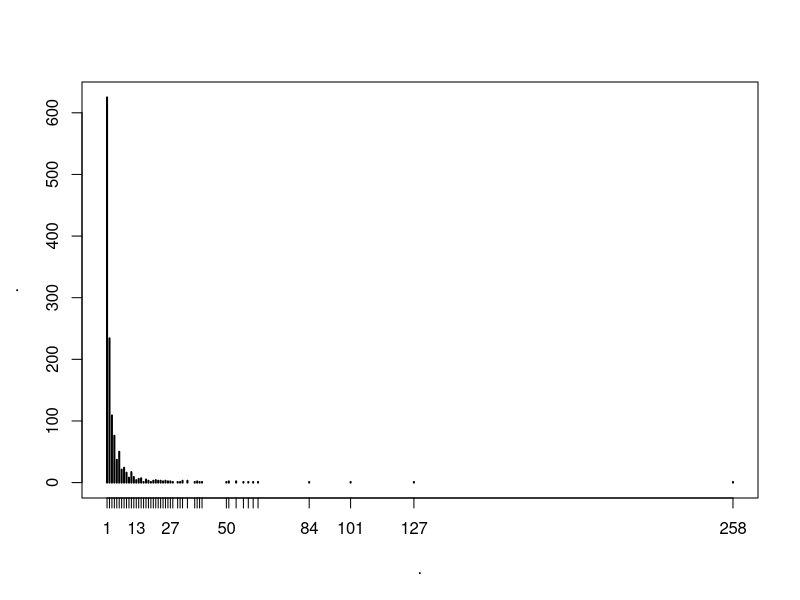
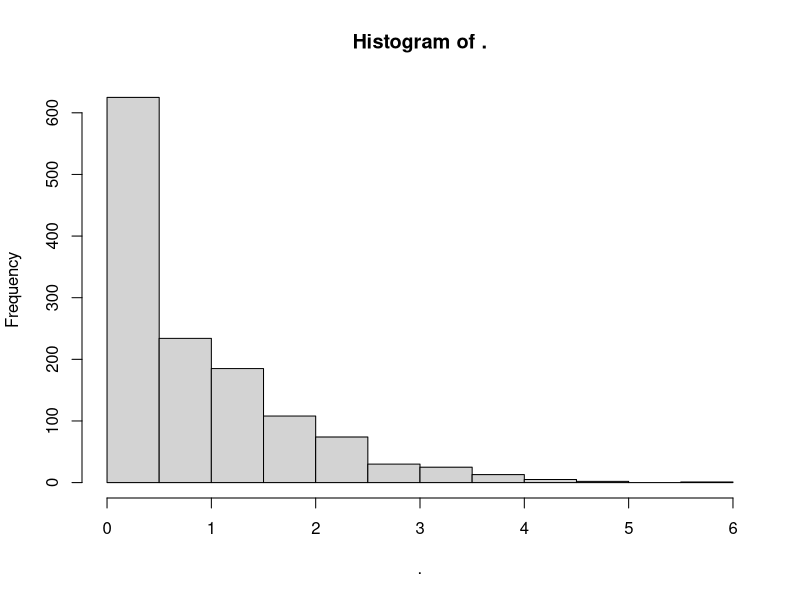
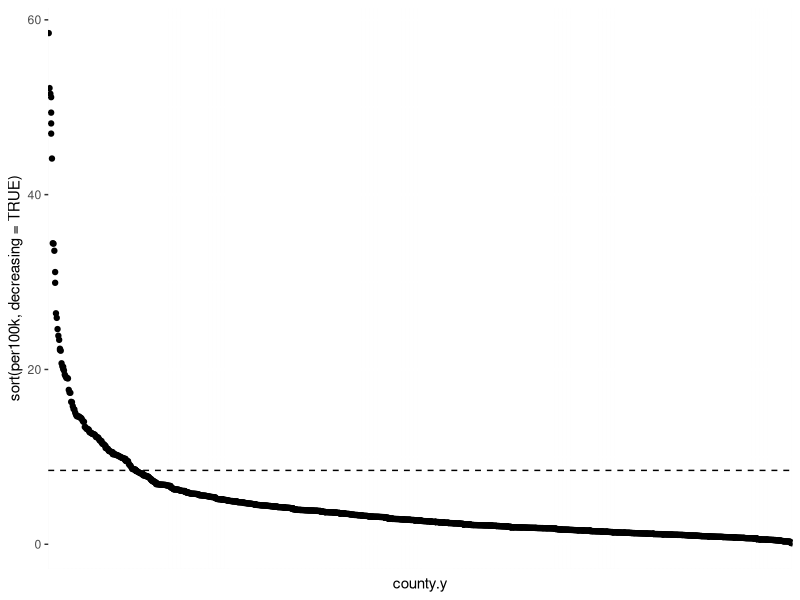
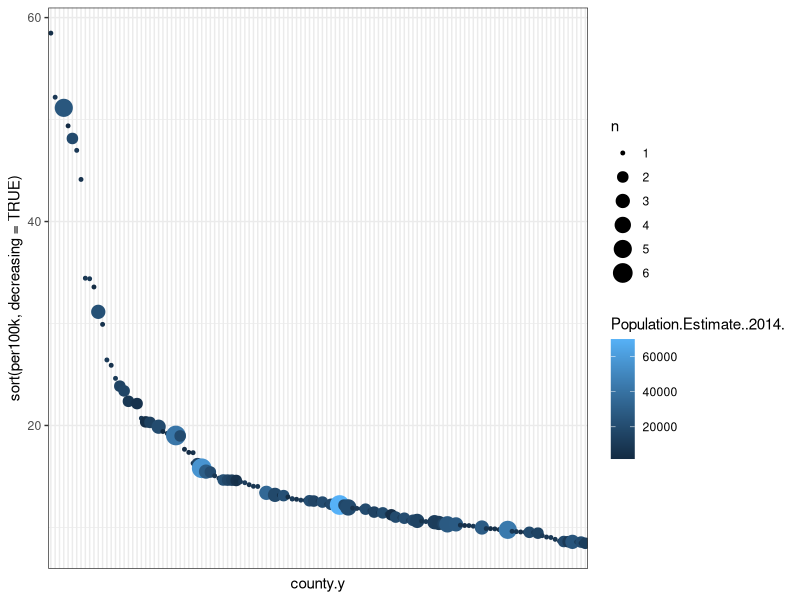
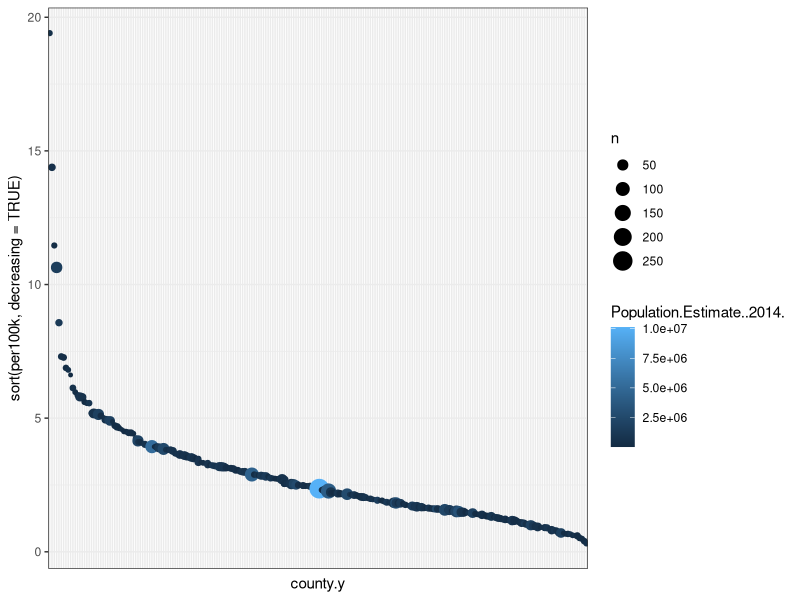
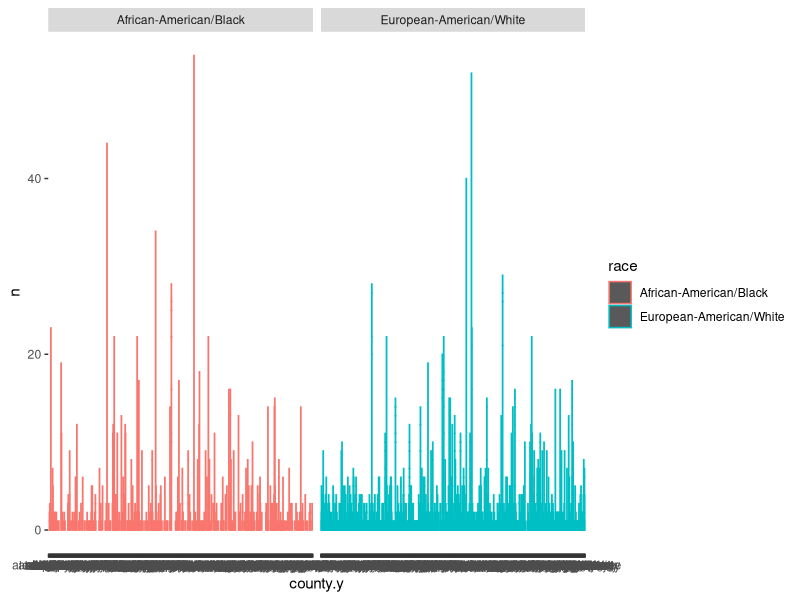
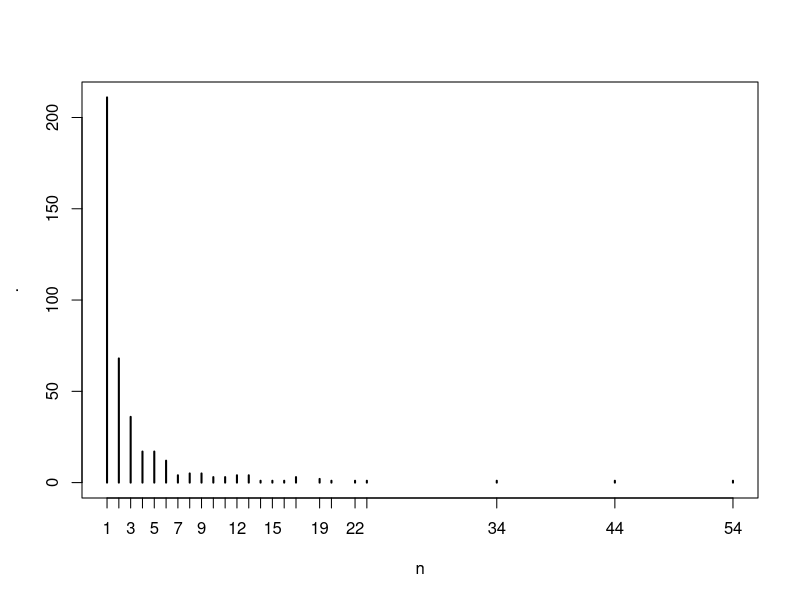
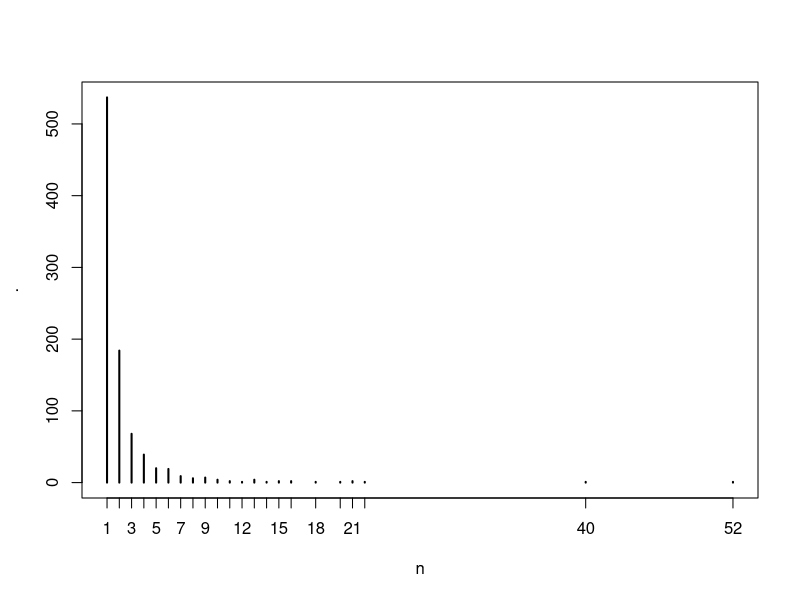

Write the R code that produced these figures, in order.
#########################################
### Analysis, Washington Post Police Data
### R, EDA, County Level 
#########################################

### Set-up
## load packages; attached stuff etc. 
library(dplyr)
library(tidyr)
library(ggplot2)
library(stringi)
setwd("C:/Users/Mike/Dropbox/Random Analysis/wapo project")

## Attach & merge datasets 
# fatal encounters data, clean version
# pre-2013 data isn't very good; exlcude for now 
fdat = read.csv('fdat.csv') %>%
	   filter(year >= 2013) %>%
	   select(-city) %>%
	   mutate(county.state = paste0(county, state))

# NOTE:
# Neeed to decide what to do with strange age values

# county data
cdat = read.csv('cdat.csv') %>%
	   mutate(county.state = paste0(county, state))

# joiuned data; 
# first looking at disparities in counties where shootings do occur
tmp = inner_join(fdat, cdat, 'county.state') %>%
	  mutate(age = as.numeric(as.character(age)))

#####################################################################
# NOTE:  
#Some of these don't match; e.g.,: 
table(fdat$county.state == 'oglala lakotaSD')
table(cdat$county.state == 'oglala lakotaSD')

#e.g.,: 
table(fdat$county.state == 'saint louis cityMO')
table(cdat$county.state == 'saint louis cityMO')


# Lose these 41 individuals in joining 
fdat$county.state[which(!(fdat$county.state %in% cdat$county.state))]

# 0 count counties (+ probably some errors)
cdat$county.state[which(!(cdat$county.state %in% fdat$county.state))]

#######################################################################

### Analysis
## First, some EDA of counties

# 1: count per county 
ct.tmp = tmp %>%
		 group_by(county.y, state.y) %>% 
		 tally() 

# Hmm... this is... difficult 
ct.tmp$n %>% table() %>% plot()
ct.tmp$n %>% log %>% hist
ct.tmp$n %>% quantile(seq(0, 1, .1))

# 2: Let's take a look at some rates
ct.tmp2 = tmp %>%
		  group_by(county.y, state.y, Population.Estimate..2014.) %>%
		  tally() %>%
		  mutate(per100k = (n/Population.Estimate..2014.)*100000) %>%
		  na.omit()

ct.tmp2$per100k %>% quantile(seq(0, 1, .1))

ggplot(ct.tmp2, aes(x = county.y, y = sort(per100k, decreasing = TRUE))) + 
	geom_point() + 
	theme(axis.text.x  = element_blank(),
          axis.ticks.x = element_blank())  +
	# 90% quantile mark 
	geom_hline(yintercept = 8.45, lty = 'dashed') 

# 3: OK, let's take a look at the top 10%
hold = ct.tmp2[which(ct.tmp2$per100k > 8.44),]

# Population size and death counts 
hold$Population.Estimate..2014. %>% summary()
hold$n 							%>% summary()

ggplot(hold, aes(x = county.y, y = sort(per100k, decreasing = TRUE), 
				 size = n, color = Population.Estimate..2014.)) + 
	geom_point() + 
	theme_bw() +
	theme(axis.text.x  = element_blank(),
          axis.ticks.x = element_blank())  
	
# 4: Let's look at abitary cutoff (n.deaths = 5; slightly above 80% threshold)
ct.tmp3 = tmp %>%
		  group_by(county.y, state.y, Population.Estimate..2014.) %>%
		  tally() %>%
		  filter(n >= 5) %>%
		  mutate(per100k = (n/Population.Estimate..2014.)*100000) %>%
		  na.omit()

nrow(ct.tmp3)
ct.tmp3$per100k %>% quantile(seq(0, 1, .1))

ggplot(ct.tmp3, aes(x = county.y, y = sort(per100k, decreasing = TRUE), 
				 size = n, color = Population.Estimate..2014.)) + 
	geom_point() + 
	theme_bw() +
	theme(axis.text.x  = element_blank(),
          axis.ticks.x = element_blank()) 

# Second, let's take a look at Black/White disparites
# 1: count per county 
bw.ct.tmp = tmp %>%
		    filter(race %in% c('African-American/Black', 
		   					   'European-American/White')) %>% 
		    group_by(county.y, state.y, race) %>% 
		    tally() 

# Some mostly usless plots 
ggplot(bw.ct.tmp, aes(x = county.y, y = n, group = race, colour = race)) +
	geom_bar(stat = 'identity') +
	facet_grid(.~race)

bw.ct.tmp %>% 
filter(race == 'African-American/Black') %>% 
ungroup() %>% 
select(n) %>% 
table() %>% 
plot()

bw.ct.tmp %>% 
filter(race == 'European-American/White') %>% 
ungroup() %>% 
select(n) %>% 
table() %>% 
plot()

hold1 = bw.ct.tmp %>% filter(race == 'African-American/Black')
quantile(hold1$n, seq(0, 1, .1))

hold2 = bw.ct.tmp %>% filter(race == 'European-American/White')
quantile(hold2$n, seq(0, 1, .1))

# 2: Let's take a look at some rates
bw.ct.tmp2 = tmp %>%
		     group_by(county.y, state.y, race, 
		    		  Population.Black.Afr.Am.Non.Hisp.Lat..2013.,
		    		  Population.White.Non.Hisp.Latino..2013.) %>%
		     filter(race %in% c('African-American/Black', 'European-American/White')) %>%
		     tally() %>%
		     mutate(per100k = ifelse(race == 'African-American/Black',	
				  				 			 (n/Population.Black.Afr.Am.Non.Hisp.Lat..2013.)*100000,
				  			  ifelse(race == 'European-American/White', 
				  			 				 (n/Population.White.Non.Hisp.Latino..2013.)    *100000, -100))
				  	) %>%
		    na.omit()

# Some visuals
hold1 = bw.ct.tmp2 %>% filter(race == 'African-American/Black')
quantile(hold1$per100k, seq(0, 1, .1))

hold2 = bw.ct.tmp2 %>% filter(race == 'European-American/White')
quantile(hold2$per100k, seq(0, 1, .1))

hist(log(hold1$per100k))
hist(log(hold2$per100k))

#Uh... let's look at the huge rates for Blacks 
# Very low black population places + low n deaths
hold1 %>% filter(per100k >= 300)

# and high death rates in generaly are ...
# omg google 'jim hogg county'
bw.ct.tmp2 %>% filter(per100k >= 300)

#Filtering these high but low/low places for clarity
bw.ct.tmp22 = bw.ct.tmp2 %>% 
			  filter(per100k <= 300)

ggplot(bw.ct.tmp22, aes(x = county.y, y = sort(per100k, decreasing = TRUE))) +
	geom_point() + 
	theme(axis.text.x  = element_blank(),
          axis.ticks.x = element_blank())  +
	facet_grid(.~race) 


# K, lets look at disparites
bw.ct.tmp3 = bw.ct.tmp2 %>%
			 ungroup() %>%
			 group_by(county.y, state.y) %>%
			 mutate(perdiff = lag(per100k) - per100k)

# And describe
summary(bw.ct.tmp3$perdiff)

quantile(bw.ct.tmp3$perdiff, seq(0, 1, .1), na.rm = TRUE)

# Largest disparities (90%)
hold3 = bw.ct.tmp3 %>% 
		filter(perdiff >= 19) %>%
		select(county.y, state.y)

# Yeah... sort of a spread problem
# e.g.,: 
bw.ct.tmp2 %>% filter(county.y == 'atascosa' & state.y  == 'TX')
bw.ct.tmp2 %>% filter(county.y == 'clackamas' & state.y  == 'OR')
bw.ct.tmp2 %>% filter(county.y == 'stanislaus' & state.y  == 'CA')

# So, let's see how things shake out when we use an arbitary population cutoff 
quantile(tmp$Population.Black.Afr.Am.Non.Hisp.Lat..2013, seq(0, 1, .1))

# Let's try about 50th and up
bw.ct.tmp4 = bw.ct.tmp2 %>%
			 ungroup() %>%
			 filter(Population.Black.Afr.Am.Non.Hisp.Lat..2013. >= 45000) %>%
			 group_by(county.y, state.y) %>%
			 mutate(perdiff = lag(per100k) - per100k)

# And describe
# much more subtle
summary(bw.ct.tmp4$perdiff)

quantile(bw.ct.tmp4$perdiff, seq(0, 1, .05), na.rm = TRUE)

# Largest disparities (90%) (n = 12)
hold4 = bw.ct.tmp4 %>% 
		filter(perdiff >= 7) %>%
		select(county.y, state.y)

bw.ct.tmp2 %>% filter(county.y == 'alameda' & state.y  == 'CA')
bw.ct.tmp2 %>% filter(county.y == 'baltimore' & state.y  == 'MD')
bw.ct.tmp2 %>% filter(county.y == 'brevard' & state.y  == 'FL')
bw.ct.tmp2 %>% filter(county.y == 'orange' & state.y  == 'CA')
bw.ct.tmp2 %>% filter(county.y == 'harrison' & state.y  == 'MS')
bw.ct.tmp2 %>% filter(county.y == 'san francisco' & state.y  == 'CA')
bw.ct.tmp2 %>% filter(county.y == 'ramsey' & state.y  == 'MN')

# & lets check medium disparity places (~60 - 85) (n = 9)
hold5 = bw.ct.tmp4 %>% 
		filter(perdiff >= 4 & perdiff < 5) %>%
		select(county.y, state.y)

# Some interesting ones for sure; rate changes fairly quickly for blacks
bw.ct.tmp2 %>% filter(county.y == 'allegheny' & state.y  == 'PA')
bw.ct.tmp2 %>% filter(county.y == 'east baton rouge' & state.y  == 'LA')
bw.ct.tmp2 %>% filter(county.y == 'fairfield' & state.y  == 'CT')
bw.ct.tmp2 %>% filter(county.y == 'spartanburg' & state.y  == 'SC')







## Second, Let's take a look at Black/White disparities
## Blacks 
## 1:  count per county 
#b.ct.tmp = tmp %>%
#		   filter(race %in% c('African-American/Black')) %>% 
#		   group_by(county.y, state.y) %>% 
#		   tally() #

## Hmm... this is... difficult 
#b.ct.tmp$n %>% table() %>% plot()
#b.ct.tmp$n %>% log %>% hist
#b.ct.tmp$n %>% quantile(seq(0, 1, .1))#

## 2: Let's take a look at some rates
#b.ct.tmp2 = tmp %>%
#		    group_by(county.y, state.y, Population.Black.Afr.Am.Non.Hisp.Lat..2013.) %>%
#		    filter(race %in% c('African-American/Black')) %>% 
#		    tally() %>%
#		    mutate(per100k = (n/Population.Black.Afr.Am.Non.Hisp.Lat..2013.)*100000) %>%
#		    na.omit()#

#b.ct.tmp2$per100k %>% quantile(seq(0, 1, .1))#

#ggplot(b.ct.tmp2, aes(x = county.y, y = sort(per100k, decreasing = TRUE))) + 
#	geom_point() + 
#	theme(axis.text.x  = element_blank(),
#          axis.ticks.x = element_blank())  +
#	# 90% quantile mark 
#	geom_hline(yintercept = 8.45, lty = 'dashed') #

## Uh... 
#b.ct.tmp2 %>% filter(per100k > 10000)#

## Let's try that again 
#b.ct.tmp2 = b.ct.tmp2 %>% filter(per100k < 300)
#b.ct.tmp2$per100k %>% quantile(seq(0, 1, .1))#

#ggplot(b.ct.tmp2, aes(x = county.y, y = sort(per100k, decreasing = TRUE))) + 
#	geom_point() + 
#	theme(axis.text.x  = element_blank(),
#          axis.ticks.x = element_blank())  #
#

## 3: lets look at the these super high counties
#b.hold = b.ct.tmp2[which(b.ct.tmp2$per100k > 35.38),]#

## Population size and death counts 
#b.hold$Population.Black.Afr.Am.Non.Hisp.Lat..2013. %>% summary()
#b.hold$n 										   %>% summary()#

#ggplot(b.hold, aes(x = county.y, y = sort(per100k, decreasing = TRUE), 
#				 size = n, color = Population.Black.Afr.Am.Non.Hisp.Lat..2013.)) + 
#	geom_point() + 
#	theme_bw() +
#	theme(axis.text.x  = element_blank(),
#          axis.ticks.x = element_blank())  #

## 4: Let's look at abitary cutoff (n.deaths = 5; slightly above 80% threshold)
#b.ct.tmp3 = tmp %>%
#		    group_by(county.y, state.y, Population.Black.Afr.Am.Non.Hisp.Lat..2013.) %>%
#		    filter(race %in% c('African-American/Black')) %>% 
#		    tally() %>%
#		    filter(n >= 5) %>%
#		    mutate(per100k = (n/Population.Black.Afr.Am.Non.Hisp.Lat..2013.)*100000) %>%
#		    na.omit()#

#nrow(b.ct.tmp3)
#b.ct.tmp3$per100k %>% quantile(seq(0, 1, .1))#

#ggplot(b.ct.tmp3, aes(x = county.y, y = sort(per100k, decreasing = TRUE), 
#				 size = n, color = Population.Black.Afr.Am.Non.Hisp.Lat..2013.)) + 
#	geom_point() + 
#	theme_bw() +
#	theme(axis.text.x  = element_blank(),
#          axis.ticks.x = element_blank()) #
#
#
#
#
#
#
#
#
#

## 1a: shooting count/state pop. for each state
##state_vars = c('state', "STPopulation.Estimate..2014.", names(dat)[157:252])
##dots = lapply(state_vars, as.symbol)##

##tmp.state = dat %>%
##	  	    group_by_(.dots = dots) %>% 
##	        tally() %>%
##	        mutate(per100k = (n/STPopulation.Estimate..2014.)* 100000) #

#tmp.state2 = dat %>%
#	  	  	 group_by(state, STPopulation.Estimate..2014.) %>% 
#	       	 tally() %>%
#	       	 mutate(per100k = (n/STPopulation.Estimate..2014.)* 100000) ##

#ggplot(tmp.state2, aes(x = state, y = per100k)) + 
#	geom_point() +
#	theme_bw() +
#	coord_flip()#

## 1b: Race specfic rates per 100k 
## Blacks 
#tmp.state.B = dat %>%
#	  	      group_by_(.dots = dots) %>% 
#	          filter(race %in% c('B', 'Black')) %>%
#	          tally() %>%
#	          mutate(B.per100k = (n/STPopulation.Black.Afr.Am..2013.)* 100000) %>%
#	          ungroup() %>%
#	          select(state, n, STPopulation.Black.Afr.Am..2013., B.per100k)#

## Whites 
#tmp.state.W = dat %>%
#	  	      group_by_(.dots = dots) %>% 
#	          filter(race %in% c('W', 'White')) %>%
#	          tally() %>%
#	          mutate(W.per100k = (n/STPopulation.White..2013.)* 100000) %>%
#	          ungroup() %>% 
#	          select(state, n, STPopulation.White..2013., W.per100k)#

## Note: is the pop gor Whites right???
#dat$STPopulation.White..2013. 		 %>% summary()
#dat$STPopulation.Black.Afr.Am..2013. %>% summary()#

#dat$STPopulation.White.Non.Hisp.Latino..2013 %>% summary()#

#tmp.state = tmp.state.W %>%
#			inner_join(tmp.state.B, 'state') %>%
#			gather()#

#ggplot(tmp.state, aes(x = state, y = B.per100k)) + 
#	geom_point() +
#	theme_bw() +
#	coord_flip()#


